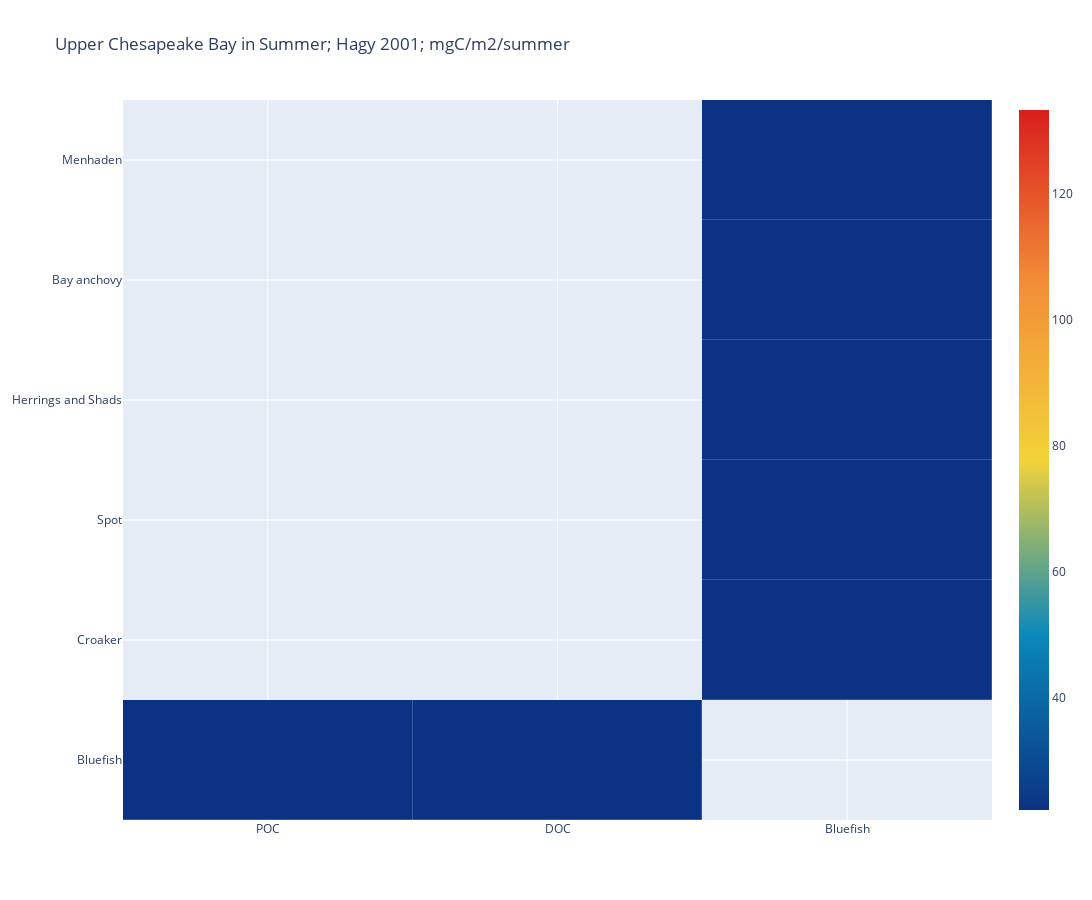

This figure's notebook cell:
### Code cell
heat_for_name(food_webs[0], ['Bluefish'], True, False)

### Figure 1 — Plotly figure (JSON) as saved in the notebook; plotly's stock layout.template omitted (floating-point values rounded to 4 significant figures)
{"data": [{"colorscale": [[0, "rgb(12,51,131)"], [0.25, "rgb(10,136,186)"], [0.5, "rgb(242,211,56)"], [0.75, "rgb(242,143,56)"], [1, "rgb(217,30,30)"]], "type": "heatmap", "x": ["POC", "DOC", "Bluefish", "Bluefish", "Bluefish", "Bluefish", "Bluefish"], "xgap": 0.2, "y": ["Bluefish", "Bluefish", "Croaker", "Spot", "Herrings and Shads", "Bay anchovy", "Menhaden"], "ygap": 0.2, "z": [9.82e-05, 9.82e-05, 4.327e-05, 0.0001734, 0.0002167, 0.00026, 0.0001734], "zmax": 133.2, "zmin": 22.17}], "layout": {"autosize": true, "height": 900, "legend": {"orientation": "h", "x": 1, "xanchor": "right", "y": 1, "yanchor": "bottom"}, "title": {"text": "Upper Chesapeake Bay in Summer; Hagy 2001; mgC/m2/summer"}, "width": 1200, "xaxis": {"autorange": true, "range": [-0.5, 2.5], "type": "category"}, "yaxis": {"autorange": true, "range": [-0.5, 5.5], "type": "category"}}}
